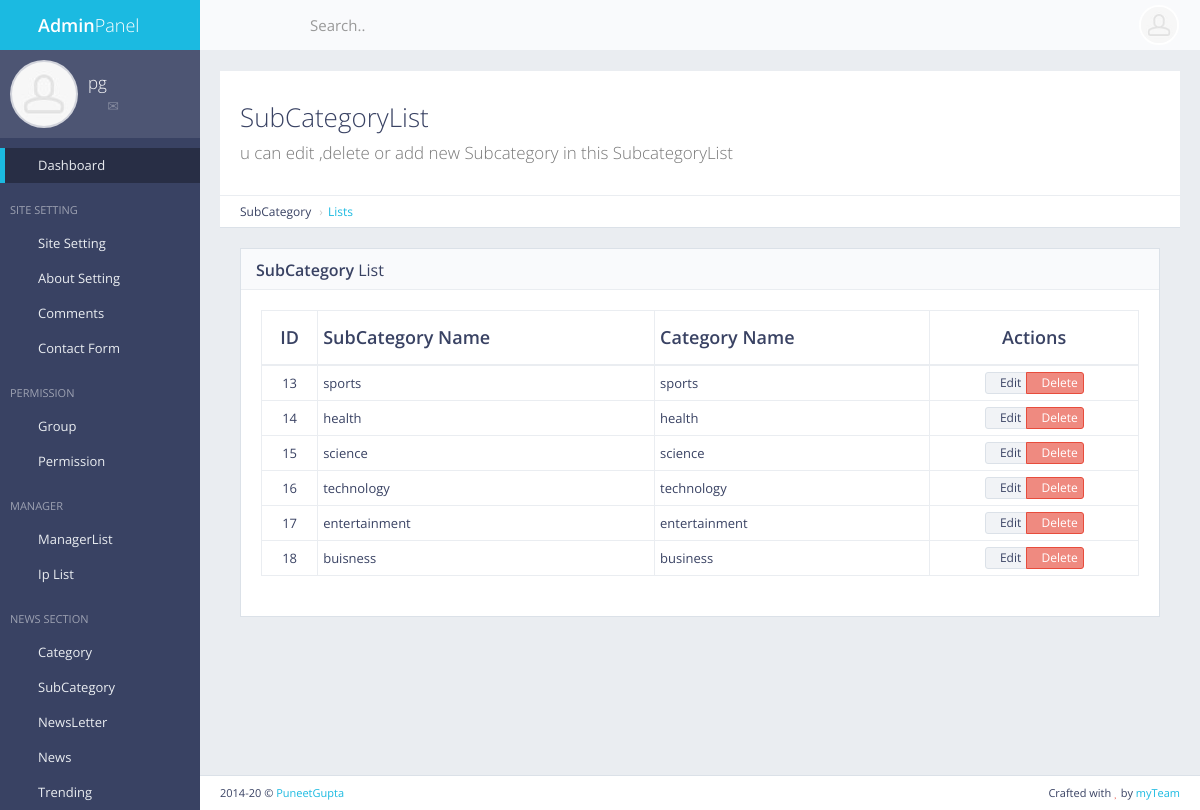
The app's page /panel/subcategory/list/ (signed in) with its own data.
### subcat/models.py (models this page shows, shortened)
class SubCat(models.Model):
    subcatName = models.CharField(max_length=300)
    catName = models.CharField(max_length=300)
    catId = models.IntegerField(default=0)

### subcat/views.py (the view)
# urls.py: url(r'^panel/subcategory/list/$', views.subcat_list, name='subcat_list'),
def subcat_list(request):
    if not request.user.is_authenticated:
        return redirect('mylogin')
    subcat = SubCat.objects.all()
    return render(request,'back/subcat_list.html',{'subcat':subcat})

### main/templatetags/extra_auth.py (called while the page is built)
@register.filter(name = "has_group")
def has_group(user,gname):
    return user.groups.filter(name=gname).exists()

### main/templates/back/subcat_list.html (shortened to what this page needs)
{% extends 'back/master.html' %}
{% load static %}
{% block mainblock %}
<div id="page-content">
    <div class="content-header">
        <div class="header-section">
            <h1>
                <i class="fa fa-table"></i>SubCategoryList<br><small>u can edit ,delete or add new Subcategory in this
                    SubcategoryList</small>
            </h1>
        </div>
    </div>
    <ul class="breadcrumb breadcrumb-top">
        <li>SubCategory</li>
        <li><a href="/panel/subcategory/list">Lists</a></li>
    </ul>
    <div class="block full">
        <div class="block-title">
            <h2><strong>SubCategory</strong> List</h2>
        </div>
        <div class="table-responsive">
            <table id="example-datatable" class="table table-vcenter table-condensed table-bordered">
                <thead>
                    <tr>
                        <th class="text-center">ID</th>
                        <th>SubCategory Name</th>
                        <th>Category Name</th>
                        <th class="text-center">Actions</th>
                    </tr>
                </thead>
                <tbody>
                    {% for c in subcat %}
                    <tr>
                        <td class="text-center">{{c.pk}}</td>
                        <td>{{c.subcatName}}</td>
                        <td>{{c.catName}}</td>
                        <td class="text-center">
                            <div class="btn-group">
                                <a href="#" data-toggle="tooltip" title="Edit"
                                    class="btn btn-xs btn-default"><i class="fa fa-pencil"></i>Edit</a>
                                <a href="#" data-toggle="tooltip" title="Delete"
                                    class="btn btn-xs btn-danger"><i class="fa fa-times"></i>Delete</a>
                            </div>
                        </td>
                    </tr>
                    {% endfor %}
                </tbody>
            </table>
        </div>
    </div>
</div>
{% endblock %}

### main/templates/back/master.html (shortened to what this page needs)
<!DOCTYPE html>
{% load static %}
{% load extra_auth %}
{% if user.is_authenticated %}
<html class="no-js" lang="en">
<head>
    <link rel="stylesheet" href="{%static 'back/css/bootstrap.min.css'%}">
    <link rel="stylesheet" href="{%static 'back/css/plugins.css'%}">
    <link rel="stylesheet" href="{%static 'back/css/main.css'%}">
    <link rel="stylesheet" href="{%static 'back/css/themes.css'%}">
    <link rel="stylesheet" type="text/css" href="{%static 'front/css/myfile.css'%}">
</head>
<body>
    <div id="page-wrapper">
        <div id="page-container" class="sidebar-partial sidebar-visible-lg sidebar-no-animations">
            <div id="sidebar">
                <div id="sidebar-scroll">
                    <div class="sidebar-content">
                        <a href="/panel" class="sidebar-brand">
                            <i class="gi gi-flash"></i><span
                                class="sidebar-nav-mini-hide"><strong>Admin</strong>Panel</span>
                        </a>
                        <div class="sidebar-section sidebar-user clearfix sidebar-nav-mini-hide">
                            <div class="sidebar-user-avatar">
                                <a href="page_ready_user_profile.html">
                                    <img src="{%static 'back/img/placeholders/avatars/avatar2.jpg'%}" alt="avatar">
                                </a>
                            </div>
                            <div class="sidebar-user-name">{{request.user}}</div>
                            <div class="sidebar-user-links">
                                <a href="page_ready_user_profile.html" data-toggle="tooltip" data-placement="bottom"
                                    title="Profile"><i class="gi gi-user"></i></a>
                                <a href="page_ready_inbox.html" data-toggle="tooltip" data-placement="bottom"
                                    title="Messages"><i class="gi gi-envelope"></i></a>
                                <a href="/panel/change/pass" class="enable-tooltip" data-placement="bottom"
                                    title="Reset Password"><i class="gi gi-cogwheel"></i></a>
                                <a href="/logout" data-toggle="tooltip" data-placement="bottom" title="Logout"><i
                                        class="gi gi-exit"></i></a>
                            </div>
                        </div>
                        <ul class="sidebar-nav" data-toggle="tooltip">
                            {% if perms.main.master_user %}
                            <li>
                                <a href="/panel" class=" active"><i class="gi gi-stopwatch sidebar-nav-icon"></i><span
                                        class="sidebar-nav-mini-hide">Dashboard</span></a>
                            </li>
                            {% endif %}
                            {% if request.user|has_group:"masteruser" %}
                            <li class="sidebar-header">
                                <span class="sidebar-header-options clearfix"><a href="/panel/setting/"
                                        data-toggle="tooltip" title="Quick Settings"><i
                                            class="gi gi-settings"></i></a></span>
                                <span class="sidebar-header-title">site Setting</span>
                            </li>
                            <li>
                                <a href="/panel/setting/"><i
                                        class="gi gi-show_big_thumbnails sidebar-nav-icon"></i><span
                                        class="sidebar-nav-mini-hide">Site Setting</span></a>
                                <a href="/panel/about/setting/"><i
                                        class="gi gi-show_big_thumbnails sidebar-nav-icon"></i><span
                                        class="sidebar-nav-mini-hide">About Setting</span></a>
                                <a href="/panel/comments/list"><i
                                        class="gi gi-show_big_thumbnails sidebar-nav-icon"></i><span
                                        class="sidebar-nav-mini-hide">Comments</span></a>
                                <a href="/panel/contactform/"><i
                                        class="gi gi-show_big_thumbnails sidebar-nav-icon"></i><span
                                        class="sidebar-nav-mini-hide">Contact Form</span></a>
                            </li>
                            <li class="sidebar-header">
                                <span class="sidebar-header-title">Permission</span>
                            </li>
                            <li>
                            <li>
                                <a href="/panel/manager/group"><i
                                        class="gi gi-show_big_thumbnails sidebar-nav-icon"></i><span
                                        class="sidebar-nav-mini-hide">Group</span></a>
                            </li>
                            <li>
                                <a href="/panel/manager/perms"><i
                                        class="gi gi-show_big_thumbnails sidebar-nav-icon"></i><span
                                        class="sidebar-nav-mini-hide">Permission</span></a>
                            </li>
                            <li class="sidebar-header">
                                <span class="sidebar-header-title">Manager</span>
                            </li>
                            <li>
                            <li>
                                <a href="/panel/manager/list"><i
                                        class="gi gi-show_big_thumbnails sidebar-nav-icon"></i><span
                                        class="sidebar-nav-mini-hide">ManagerList</span></a>
                                <a href="/panel/ip/list"><i
                                        class="gi gi-show_big_thumbnails sidebar-nav-icon"></i><span
                                        class="sidebar-nav-mini-hide">Ip List</span></a>
                            </li>
                            {% endif %}
                            <li class="sidebar-header">
                                <span class="sidebar-header-title">News Section</span>
                            </li>
                            {% if request.user|has_group:"masteruser" %}
                            <li>
                            <li>
                                <a href="#" class="sidebar-nav-menu"><i
                                        class="fa fa-angle-left sidebar-nav-indicator sidebar-nav-mini-hide"></i><i
                                        class="gi gi-show_big_thumbnails sidebar-nav-icon"></i><span
                                        class="sidebar-nav-mini-hide">Category</span></a>
                            </li>
                            <li>
                                <a href="#" class="sidebar-nav-menu"><i
                                        class="fa fa-angle-left sidebar-nav-indicator sidebar-nav-mini-hide"></i><i
                                        class="gi gi-show_big_thumbnails sidebar-nav-icon"></i><span
                                        class="sidebar-nav-mini-hide">SubCategory</span></a>
                            </li>
                            <li>
                                <a href="#" class="sidebar-nav-menu"><i
                                        class="fa fa-angle-left sidebar-nav-indicator sidebar-nav-mini-hide"></i><i
                                        class="gi gi-show_big_thumbnails sidebar-nav-icon"></i><span
                                        class="sidebar-nav-mini-hide">NewsLetter</span></a>
                            </li>
                            {% endif %}
                            <li>
                                <a href="#" class="sidebar-nav-menu"><i
                                        class="fa fa-angle-left sidebar-nav-indicator sidebar-nav-mini-hide"></i><i
                                        class="gi gi-show_big_thumbnails sidebar-nav-icon"></i><span
                                        class="sidebar-nav-mini-hide">News</span></a>
                            </li>
                            {% if request.user|has_group:"masteruser" %}
                            <li>
                                <a href="/panel/trending/add"><i
                                        class="gi gi-show_big_thumbnails sidebar-nav-icon"></i><span
                                        class="sidebar-nav-mini-hide">Trending</span></a>
                            </li>
                            {% endif %}
                        </ul>
                    </div>
                </div>
            </div>
            <div id="main-container">
                <header class="navbar navbar-default">
                    <ul class="nav navbar-nav-custom">
                        <li>
                            <a href="#" onclick="App.sidebar('toggle-sidebar');this.blur();">
                                <i class="fa fa-bars fa-fw"></i>
                            </a>
                        </li>
                        <li class="dropdown">
                            <a href="#" class="dropdown-toggle" data-toggle="dropdown">
                                <i class="gi gi-settings"></i>
                            </a>
                        </li>
                    </ul>
                    <form action="page_ready_search_results.html" method="post" class="navbar-form-custom">
                        <div class="form-group">
                            <input type="text" id="top-search" name="top-search" class="form-control"
                                placeholder="Search..">
                        </div>
                    </form>
                    <ul class="nav navbar-nav-custom pull-right">
                        <li class="dropdown">
                            <a href="#" class="dropdown-toggle" data-toggle="dropdown">
                                <img src="{%static 'back/img/placeholders/avatars/avatar2.jpg' %}"
                                    alt="{{request.user}}"> <i class="fa fa-angle-down"></i>
                            </a>
                        </li>
                    </ul>
                </header>
                <div id="page-content">
                    {% block mainblock %}
                    {%  endblock %}
                </div>
                <footer class="clearfix">
                    <div class="pull-right">
                        Crafted with <i class="fa fa-heart text-danger"></i> by <a href="#" target="_blank">myTeam</a>
                    </div>
                    <div class="pull-left">
                        <span id="year-copy"></span> &copy; <a href="#" target="_blank">PuneetGupta</a>
                    </div>
                </footer>
            </div>
        </div>
    </div>
</body>
</html>
{% else %}
please login
{% endif %}

### records on screen
SubCat: pk "13", subcatName "sports", catName "sports"
SubCat: pk "14", subcatName "health", catName "health"
SubCat: pk "15", subcatName "science", catName "science"
SubCat: pk "16", subcatName "technology", catName "technology"
SubCat: pk "17", subcatName "entertainment", catName "entertainment"
SubCat: pk "18", subcatName "buisness", catName "business"

### other values on screen
{{ request.user }} "pg"
